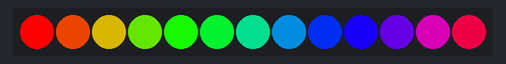
Bench run of a sketch on a simulated ESP32. On the bench: 13 RGB LEDs in strip order, left to right.

Above: at 0.15 s.
At 4.97 s:
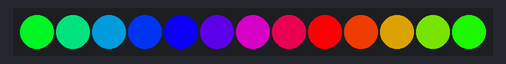
At 9.79 s:
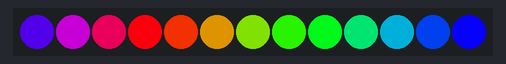
At 19.43 s:
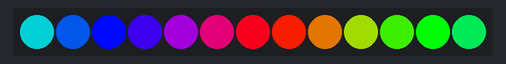
At 29.68 s:
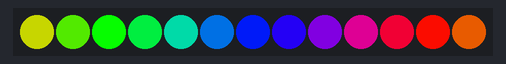
At 39.63 s:
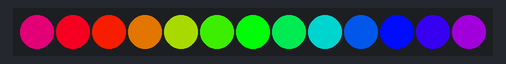

The sketch:

LED_test3.ino
```cpp
#include "Freenove_WS2812_Lib_for_ESP32.h"

#define LEDS_COUNT  13
#define LEDS_PIN1  2
#define LEDS_PIN2  13
#define LEDS_PIN3  15
#define CHANNEL   0

//Freenove_ESP32_WS2812 strip1 = Freenove_ESP32_WS2812(LEDS_COUNT, LEDS_PIN1, CHANNEL);
Freenove_ESP32_WS2812 strip2 = Freenove_ESP32_WS2812(LEDS_COUNT, LEDS_PIN2, CHANNEL);
//Freenove_ESP32_WS2812 strip3 = Freenove_ESP32_WS2812(LEDS_COUNT, LEDS_PIN3, CHANNEL);
void setup() {
  strip2.begin();
}

void loop() {
  for (int j = 0; j < 255; j += 2) {
    for (int i = 0; i < LEDS_COUNT; i++) {
      strip2.setLedColorData(i, strip2.Wheel((i * 256 / LEDS_COUNT + j) & 255));
    }
    strip2.show();
    delay(2);
  }
}
```
